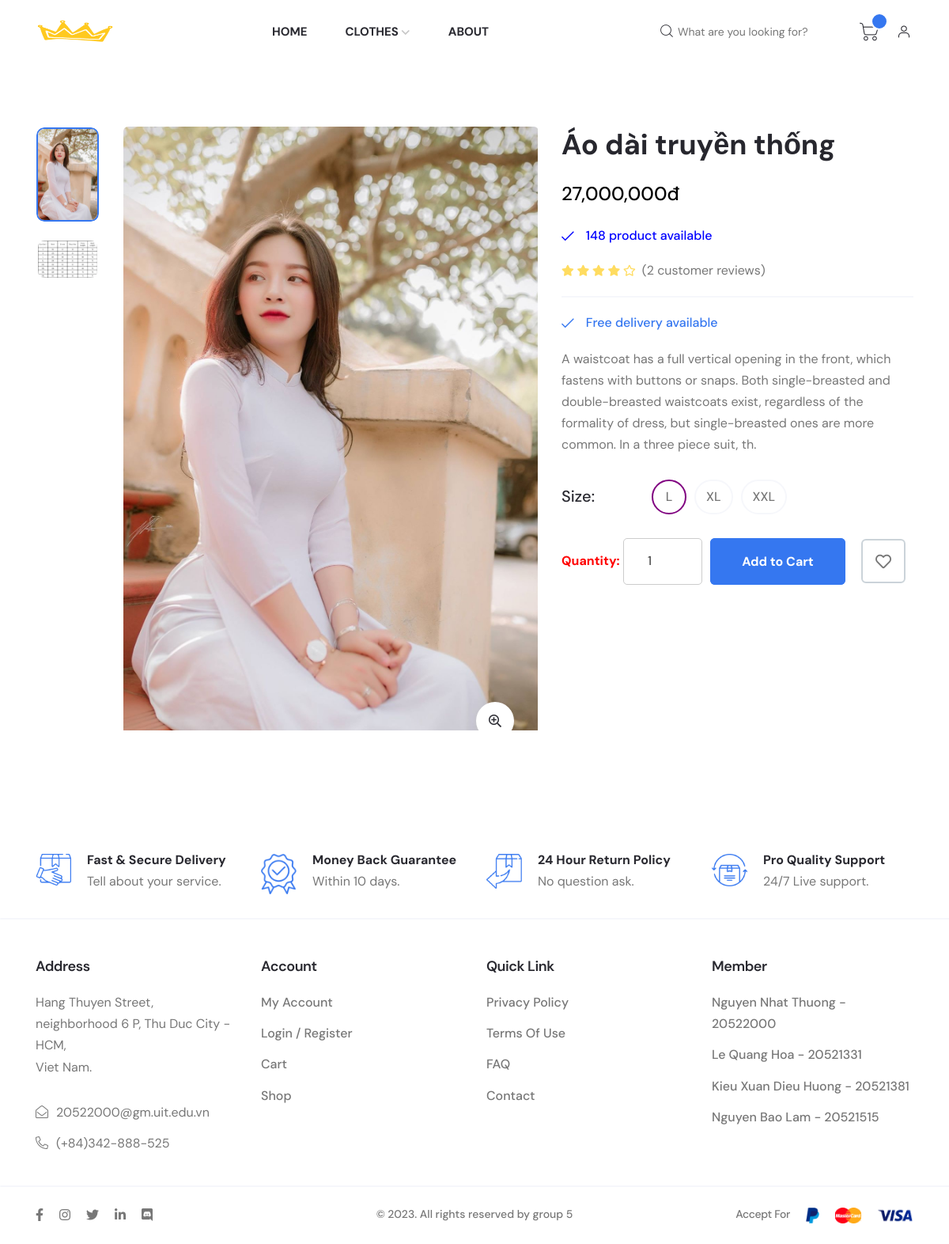
The app's page /web_user/fashionApp.php?act=detail_product&id=90, older data.
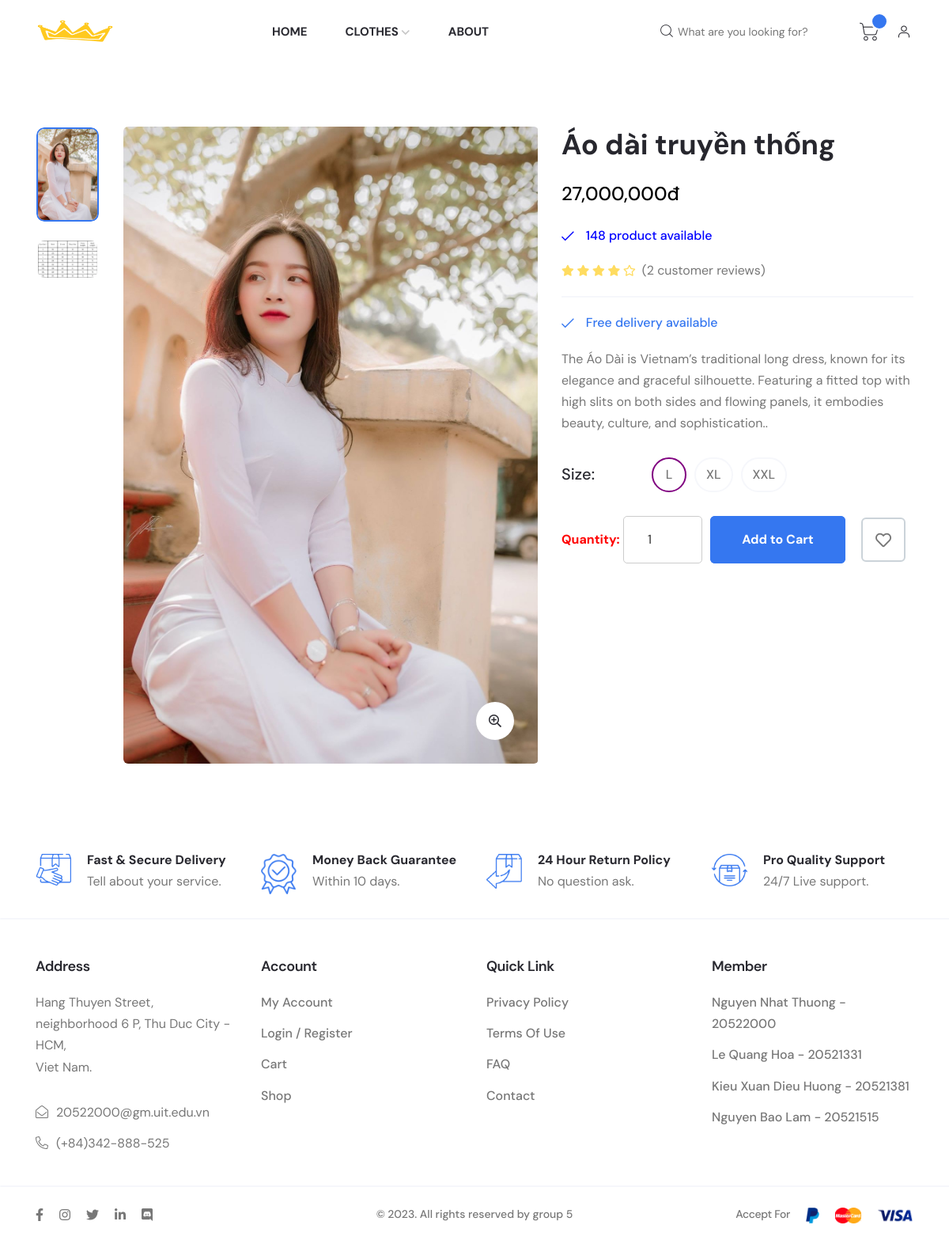
The same page, newer data.
### tables this page shows
CREATE TABLE `tbl_product` (
  `id_product` int(6) NOT NULL,
  `product_name` varchar(255) NOT NULL,
  `quantity` int(11) NOT NULL DEFAULT 0,
  `product_img` varchar(50) NOT NULL,
  `product_prices` int(10) NOT NULL DEFAULT 0,
  `catalog_id` int(4) NOT NULL,
  `employee_entry` int(11) NOT NULL,
  `entry_date` date NOT NULL DEFAULT current_timestamp(),
  `sup_id` int(11) NOT NULL,
  `view` tinyint(4) NOT NULL DEFAULT 0,
  `special` tinyint(4) NOT NULL DEFAULT 0,
  `old_prices` int(11) NOT NULL DEFAULT 0,
  `description` varchar(255) NOT NULL,
  `size` varchar(5) NOT NULL DEFAULT 'L'
);

### model_user/productdb_user.php (called while the page is built, shortened)
<?php
function get_detail_product($id){
    $conn=connectdb();
    $stmt = $conn->prepare("SELECT * FROM tbl_product Where id_product =".$id);
    $stmt->execute();
    $kq=$stmt->fetchAll();
    return $kq;
}
?>

### web_user/detail_product.php (the view, shortened to what the changed rows need)
  <?php
    $i = 0;
    echo '
        <div class="axil-single-product-area axil-section-gap pb--0 bg-color-white">
            <div class="single-product-thumb mb--40">
                <div class="container">
                    <div class="row">
                        <div class="col-lg-7 mb--40">
                            <div class="row">
                                <div class="col-lg-10 order-lg-2">
                                    <div class="single-product-thumbnail-wrap zoom-gallery">
                                        <div class="single-product-thumbnail product-large-thumbnail-3 axil-product">
                                            <div class="thumbnail">
                                                <a href="../uploads/'.$detail_product[0]["product_img"].'" class="popup-zoom">
                                                    <img class="custom_img_detail" src="../uploads/'.$detail_product[0]["product_img"].'" alt="Product Images">
                                                </a>
                                            </div>
                                        </div>
                                        <div class="product-quick-view position-view">
                                            <a href="../uploads/'.$detail_product[0]["product_img"].'" class="popup-zoom">
                                                <i class="far fa-search-plus"></i>
                                            </a>
                                        </div>
                                    </div>
                                </div>
                                <div class="col-lg-2 order-lg-1">
                                    <div class="product-small-thumb-3 small-thumb-wrapper">
                                        <div class="small-thumb-img">
                                            <img src="../uploads/'.$detail_product[0]["product_img"].'" alt="thumb image">
                                        </div>
                                        <div class="small-thumb-img">
                                            <img src="../uploads/size.png" alt="thumb image">
                                        </div>
                                    </div>
                                </div>
                            </div>
                        </div>
                        <div class="col-lg-5 mb--40">
                            <div class="single-product-content">
                                <div class="inner">
                                    <h2 class="product-title">'.$detail_product[0]["product_name"].'</h2>
                                    <span class="price-amount">'.number_format($detail_product[0]["product_prices"]).'đ</span>';
                                    if ($detail_product[0]["quantity"] == 0) {
                                        echo '
                                            <ul class="product-meta">
                                                <li style="color: red;"><i class="fal fa-times"></i>Run out of stock</li>
                                                <li style="color: red;"><i class="fal fa-times"></i>'.$detail_product[0]["quantity"].' product available</li>
                                            </ul>
                                        ';
                                    } else {
                                        echo '
                                            <ul class="product-meta">
                                                <li style="color: Blue;"><i class="fal fa-check"></i>'.$detail_product[0]["quantity"].' product available</li>
                                            </ul>
                                        ';
                                    }
                                    echo '
                                    <div class="product-rating">
                                        <div class="star-rating">
                                            <i class="fas fa-star"></i>
                                            <i class="fas fa-star"></i>
                                            <i class="fas fa-star"></i>
                                            <i class="fas fa-star"></i>
                                            <i class="far fa-star"></i>
                                        </div>
                                        <div class="review-link">
                                            <a href="#">(<span>2</span> customer reviews)</a>
                                        </div>
                                    </div>
                                    <ul class="product-meta">
                                        <li><i class="fal fa-check"></i>Free delivery available</li>
                                    </ul>
                                    <p class="description">'.$detail_product[0]["description"].'.</p>
                                    <div class="product-variations-wrapper">
                                        <div class="product-variation product-size-variation">
                                            <h6 class="title">Size:</h6>
                                            <ul class="range-variant">
                                                <li onclick="highlightSize(this)" class="active">'.$detail_product[0]["size"].'</li>
                                                <li onclick="highlightSize(this)">XL</li>
                                                <li onclick="highlightSize(this)">XXL</li>
                                            </ul>
                                        </div>
                                    </div>';
                                    echo '
                                    <div class="product-action-wrapper d-flex-center">
                                        <form id="slider_product_'.$i.'" action="fashionApp.php?act=add_cart" method="POST">
                                            <input type="hidden" value="'.$detail_product[0]["product_img"].'" name="img">
                                            <input type="hidden" value="'.$detail_product[0]["product_name"].'" name="name">
                                            <input type="hidden" value="'.$detail_product[0]["product_prices"].'" name="price">
                                            <input type="hidden" value="'.$detail_product[0]["id_product"].'" name="id">
                                            <input type="hidden" value="'.$detail_product[0]["size"].'" name="size">
                                            <label style="color: red; font-weight: bold;">Quantity:</label>
                                            <input style="height: 59.2px; border: 1px solid #ccc; border-radius: 5px; font-size: 16px; color: #333;
                                            width: 100px;" type="number" name="quantity" value="1"  min="1" max="'.$detail_product[0]["quantity"].'" placeholder="quantity"  oninput="limitInput(this)">
                                        </form>
                                        <ul class="product-action d-flex-center mb--0">';
                                            if ($detail_product[0]["quantity"] != 0) {
                                                echo '
                                                    <li class="add-to-cart"><a href="javascript:void(0);" onclick="submitForm('.$i.')" class="axil-btn btn-bg-primary">Add to Cart</a></li>
                                                    <li class="wishlist"><a href="#" class="axil-btn wishlist-btn"><i class="far fa-heart"></i></a></li>
                                                ';
                                            } else {
                                                echo '
                                                <li class="add-to-cart" ><a style="background-color: grey; color: white;"href="#" class="axil-btn" >Out of stock</a></li>
                                                <li class="wishlist"><a href="#" class="axil-btn wishlist-btn"><i class="far fa-heart"></i></a></li>
                                                ';
                                            }
                                    echo '
                                        </ul>
                                    </div>
                                </div>
                            </div>
                        </div>
                    </div>
                </div>
            </div>
        </div>
    ';
?>

Row changes from the older to the newer data that the page shows:
changed tbl_product "Áo dài truyền thống": description "A waistcoat has a full vertical opening in the front, which fastens with buttons or snaps. Both single-breasted and double-breasted waistcoats exist, regardless of the formality of dress, but single-breasted ones are more common. In a three piece suit, th" → "The Áo Dài is Vietnam’s traditional long dress, known for its elegance and graceful silhouette. Featuring a fitted top with high slits on both sides and flowing panels, it embodies beauty, culture, and sophistication."
